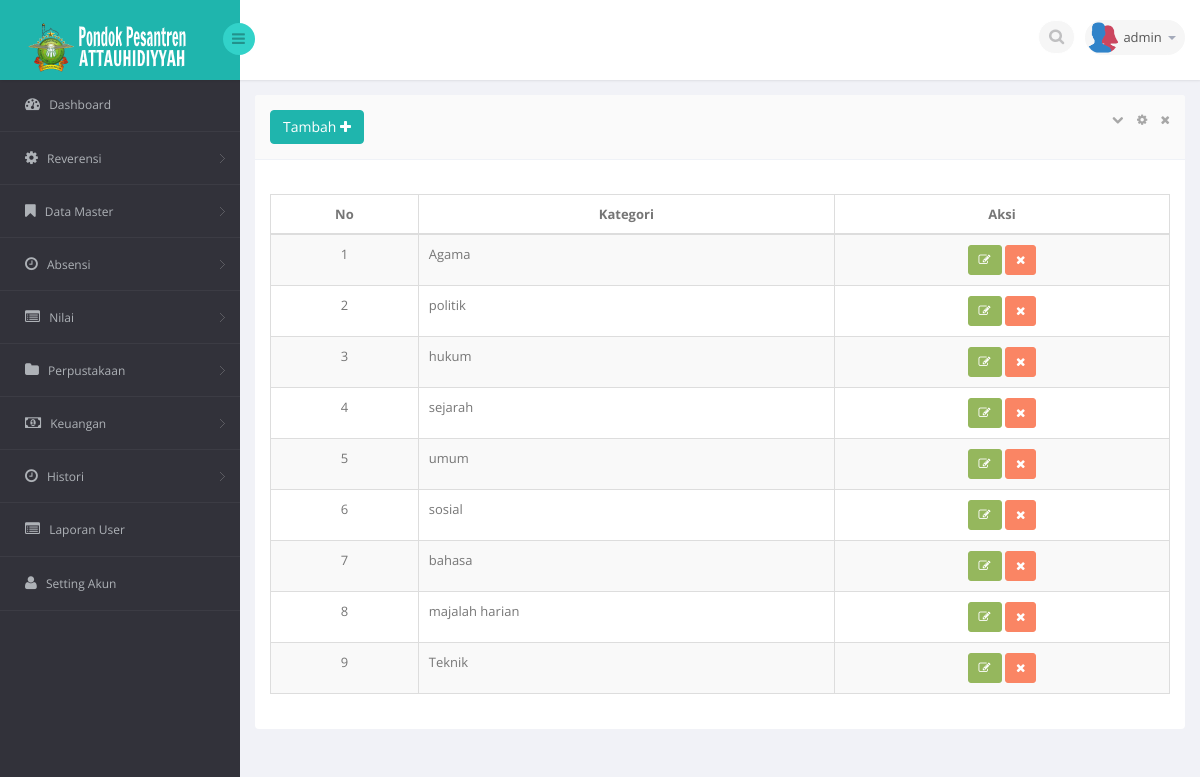
Screenshot of /med.php?mod=kategori_buku (signed in) with the database file from the repository.
### tables this page shows
CREATE TABLE IF NOT EXISTS `user` (
`id` int(11) NOT NULL,
  `id_user` varchar(50) NOT NULL,
  `id_sekolah` int(11) NOT NULL,
  `nama` varchar(45) NOT NULL,
  `username` varchar(20) NOT NULL,
  `password` varchar(50) NOT NULL,
  `level` varchar(20) NOT NULL,
  `last_login` datetime NOT NULL,
  `akses_master` text NOT NULL
);

CREATE TABLE IF NOT EXISTS `kategori` (
`id` int(11) NOT NULL,
  `kategori` varchar(255) NOT NULL
);

### session.php (called while the page is built, shortened)
<?php
	include"lib/conn.php";
	$level_check = $_SESSION['level'];
	$user_check = $_SESSION['login_user'];
	if ($level_check=='siswa') {
			$ses_sql=mysqli_query($conn,"select panggilan from siswa where nis = '$user_check'");
		$row = mysqli_fetch_assoc($ses_sql);
		$login_session = $row['panggilan'];
		if(!isset($login_session)){
			mysqli_close($conn);
			header('location: login.php');
		}
	}else{
		$ses_sql=mysqli_query($conn,"select *from user where username = '$user_check'");
		$row = mysqli_fetch_assoc($ses_sql);
		$login_session = $row['username'];
	}
?>

### mod/perpustakaan/kategori_buku.php (the view, shortened to what this page needs)
<?php
	if(isset($_SESSION['kategori_buku']) AND $_SESSION['kategori_buku'] <> 'TRUE')
	{
		?>
		  <div class="alert alert-danger alert-dismissible" id="succsess-alert">
	        <button type="button" class="close" data-dismiss="alert" aria-hidden="true">&times;</button>
	        <h4><i class="icon fa fa-ban"></i> Alert!</h4>
	        Dilarang mengakses file ini.
	      </div>
		<?php
	}
	else{
	$linkaksi = 'med.php?mod=kategori_buku';
	if(isset($_GET['act']))
	{
		$act = $_GET['act'];
		$linkaksi .= '&act='.$act;
	}
	else
	{
		$act = '';
	}
	$aksi = 'mod/perpustakaan/act_kategori_buku.php';
	?>
	<?php
	switch ($act) {
			?>
			<?php
		default :
			?>
		        <div class="row">
		            <div class="clearfix">
		            <div class="col-sm-12">
		                <section class="panel">
		                    <header class="panel-heading">
		                        <?php if($_SESSION['level']=='admin'){?>
		                        	<a href="med.php?mod=kategori_buku&act=form">
									<button class="btn btn-primary">
										Tambah <i class="fa fa-plus"></i>
									</button>
									</a>
								<?php }?>
		                        <span class="tools pull-right">
		                            <a href="javascript:;" class="fa fa-chevron-down"></a>
		                            <a href="javascript:;" class="fa fa-cog"></a>
		                            <a href="javascript:;" class="fa fa-times"></a>
		                         </span>
		                    </header>
		                    <div class="panel-body">
		                        <div class="adv-table editable-table table-responsive">
		                            <div class="clearfix">
		                            </div>
		                            <table class="table table-striped table-hover table-bordered" id="example">
		                                <thead>
		                                <tr>
											<th class="text-center">No</th>
		                                    <th class="text-center">Kategori</th>
											<?php if($_SESSION['level']=='admin' ){?>
		                                    <th class="text-center">Aksi</th>
											<?php }?>
										</tr>
		                                </thead>
		                                <tbody>
		                                <?php
											$query = "SELECT * FROM kategori";
											$sql_kul = mysqli_query($conn,$query);
											$i=1;
											while ($m = mysqli_fetch_assoc($sql_kul)) {
										?>
		                                <tr class="">
		                                    <td align="center"><?php echo $i ?></td>
		                                    <td><?php echo $m['kategori']?></td>
											<td align="center">
		                                    <?php if($_SESSION['level']=='admin' ){?>
		                                        <a href="med.php?mod=kategori_buku&act=form&id=<?php echo $m['id'] ?>" ><button class="btn btn-success btn-sm"><i class="fa fa-edit"></i></button> </a>
												<a href="<?php echo $aksi ?>?mod=kategori_buku&act=hapus&id=<?php echo $m['id'] ?>" onclick="return myFunction();"><button class="btn btn-danger btn-sm"><i class="fa fa-times"></i></button> </a>
											</td>
											 <?php }?>
		                                </tr>
		                                <?php
		 									 $i++;
		 								 }
		 								?>
		                                </tbody>
		                            </table>
		                        </div>
		                    </div>
		                </section>
		            </div>
		        </div>
			<?php
		break;
	}
	}
?>

### med.php (shortened to what this page needs)
<?php
    include"session.php";
?>
<!DOCTYPE html>
<html lang="en">
<head>
    <link href="bs3/css/bootstrap.min.css" rel="stylesheet">
    <link href="css/bootstrap-reset.css" rel="stylesheet">
    <link href="font-awesome/css/font-awesome.css" rel="stylesheet" />
    <link rel="stylesheet" href="css/bootstrap-switch.css" />
    <link rel="stylesheet" type="text/css" href="js/bootstrap-fileupload/bootstrap-fileupload.css" />
    <link rel="stylesheet" type="text/css" href="js/bootstrap-wysihtml5/bootstrap-wysihtml5.css" />
    <link rel="stylesheet" type="text/css" href="js/bootstrap-datepicker/css/datepicker.css" />
    <link rel="stylesheet" type="text/css" href="js/bootstrap-colorpicker/css/colorpicker.css" />
    <link rel="stylesheet" type="text/css" href="js/bootstrap-daterangepicker/daterangepicker-bs3.css" />
    <link rel="stylesheet" type="text/css" href="js/bootstrap-datetimepicker/css/datetimepicker.css" />
    <link rel="stylesheet" type="text/css" href="js/jquery-multi-select/css/multi-select.css" />
    <link rel="stylesheet" type="text/css" href="js/jquery-tags-input/jquery.tagsinput.css" />
    <link rel="stylesheet" type="text/css" href="js/select2/select2.css" />
    <link href="js/jvector-map/jquery-jvectormap-1.2.2.css" rel="stylesheet">
    <link href="css/clndr.css" rel="stylesheet">
    <link href="js/css3clock/css/style.css" rel="stylesheet">
    <link rel="stylesheet" href="js/morris-chart/morris.css">
    <link href="js/advanced-datatable/css/demo_page.css" rel="stylesheet" />
    <link href="js/advanced-datatable/css/demo_table.css" rel="stylesheet" />
    <link rel="stylesheet" href="css/datatables/fixedHeader.bootstrap.min.css">
    <link rel="stylesheet" href="css/datatables/responsive.bootstrap.min.css">
    <link rel="stylesheet" href="css/datatables/buttons.dataTables.min.css">
    <link rel="stylesheet" href="css/jquery.steps.css?1">
    <link href="css/style.css" rel="stylesheet">
    <link href="css/style-responsive.css" rel="stylesheet" />
</head>
<body>
<section id="container" >
<header class="header fixed-top clearfix">
<div class="brand">
    <a href="med.php?mod=home" class="logo">
        <img class="img-responsive" src="images/logo.png" alt="">
    </a>
    <div class="sidebar-toggle-box">
        <div class="fa fa-bars"></div>
    </div>
</div>
<div class="top-nav clearfix">
    <ul class="nav pull-right top-menu">
        <li>
            <input type="text" class="form-control search" placeholder=" Search">
        </li>
        <li class="dropdown">
            <a data-toggle="dropdown" class="dropdown-toggle" href="#">
                <img alt="" src="images/users.png">
                <span class="username"><?php echo $login_session ?></span>
                <b class="caret"></b>
            </a>
        </li>
    </ul>
</div>
</header>
<aside class="position-fixed">
    <div id="sidebar" class="nav-collapse">
                    <div class="leftside-navigation">
            <ul class="sidebar-menu" id="nav-accordion">
                <li>
                    <a href="index.php">
                        <i class="fa fa-dashboard"></i>
                        <span>Dashboard</span>
                    </a>
                </li>
                <?php
                if ($_SESSION['level']=='perpustakaan') {
                ?>
                <li class="sub-menu">
                    <a href="javascript:;">
                        <i class="fa fa-folder"></i>
                        <span>Perpustakaan</span>
                    </a>
                    <ul class="sub">
                        <li><a href="med.php?mod=kategori_buku">Kategori Buku</a></li>
                        <li><a href="med.php?mod=sumber_buku">Sumber Buku</a></li>
                        <li><a href="med.php?mod=rak_buku">Rak Buku</a></li>
                        <li><a href="med.php?mod=buku">Buku</a></li>
                        <li><a href="med.php?mod=peminjaman">Data Peminjaman</a></li>
                        <li><a href="med.php?mod=pengembalian">Data Pengembalian</a></li>
                        <li><a href="med.php?mod=kas">Kas</a></li>
                    </ul>
                </li>
                <?php
                }elseif($_SESSION['level']=='admin' OR $_SESSION['level']=='superadmin'){
                ?>
                <li class="sub-menu">
                    <a href="javascript:;">
                        <i class="fa fa-cog"></i>
                        <span>Reverensi</span>
                    </a>
                </li>
                <li class="sub-menu">
                    <a href="javascript:;">
                        <i class="fa fa-bookmark"></i>
                        <span>Data Master</span>
                    </a>
                </li>
                <li class="sub-menu">
                    <a href="javascript:;">
                        <i class="fa fa-clock-o"></i>
                        <span>Absensi</span>
                    </a>
                </li>
                <li class="sub-menu">
                    <a href="javascript:;">
                        <i class="fa fa-list-alt"></i>
                        <span>Nilai</span>
                    </a>
                </li>
                <li class="sub-menu">
                    <a href="javascript:;">
                        <i class="fa fa-folder"></i>
                        <span>Perpustakaan</span>
                    </a>
                </li>
                <li class="sub-menu">
                    <a href="javascript:;">
                        <i class="fa fa-money"></i>
                        <span>Keuangan</span>
                    </a>
                </li>
                <li class="sub-menu">
                    <a href="javascript:;">
                        <i class="fa fa-clock-o"></i>
                        <span>Histori</span>
                    </a>
                </li>
                <li>
                    <a href="med.php?mod=laporan_user">
                        <i class="fa fa-list-alt"></i>
                        <span>Laporan User</span>
                    </a>
                </li>
                <li>
                    <a href="med.php?mod=userakun&act=admin">
                    <i class="fa fa-user"></i>
                        <span>Setting Akun</span>
                    </a>
                </li>
                <?php
                }
                ?>
            </ul>
        </div>
    </div>
</aside>
<section id="main-content">
    <section class="wrapper">
         <?php include"content.php"; ?>
    </section>
</section>
</section>
</body>
</html>

### rows the page displays
user: username "admin"
kategori: kategori "Agama"
kategori: kategori "politik"
kategori: kategori "hukum"
kategori: kategori "sejarah"
kategori: kategori "umum"
kategori: kategori "sosial"
kategori: kategori "bahasa"
kategori: kategori "majalah harian"
kategori: kategori "Teknik"
